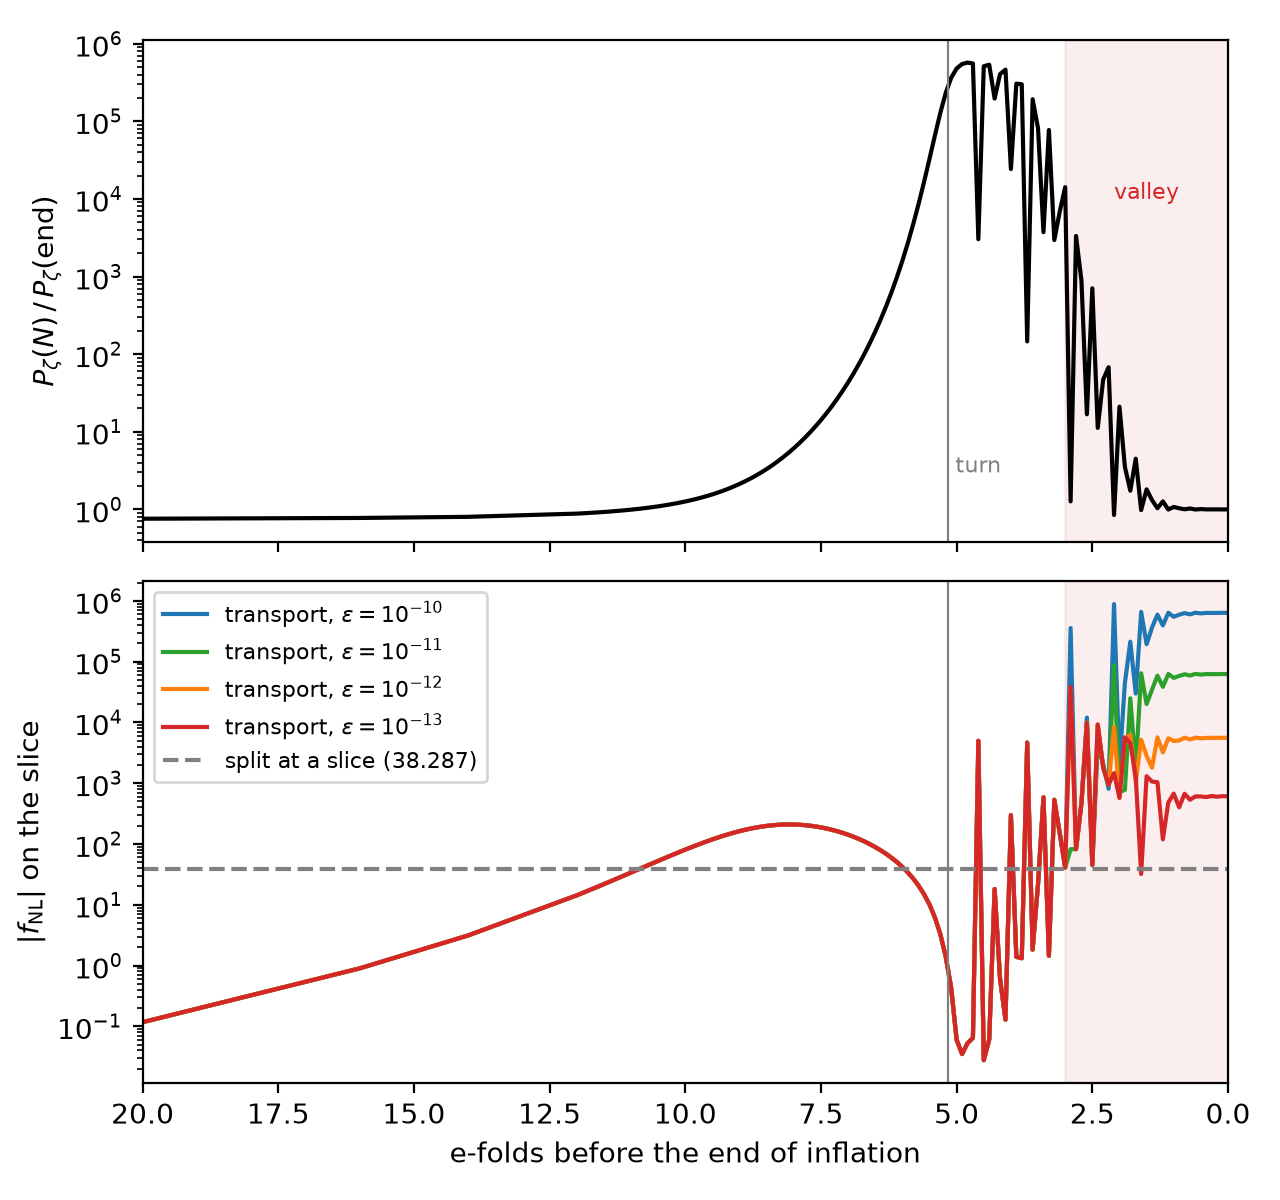

Here is the Python script that generated this plot:
# /// script
# requires-python = ">=3.11"
# dependencies = [
#   "matplotlib>=3.10,<4",
#   "numpy>=2,<3",
# ]
# ///
"""Where the transport f_NL of KMS trajectory 2 loses precision.

Run from the repository root:

    uv run notes/overview/kms_transport_precision.py

It reads ``kms_transport_precision.csv`` next to this script, written by

    cargo run --release --example kms_transport_probe -- transport 1 \
        1e-10,1e-11,1e-12,1e-13 <slices>

(the slices are 20, 16, 14, then 12 to 0.1 in steps of 0.1, then 0.05 and
0.01 e-folds before the end), and writes ``kms_transport_precision.{pdf,png}``.
"""

from pathlib import Path

import matplotlib

matplotlib.use("Agg")

import matplotlib.pyplot as plt
import numpy as np

HERE = Path(__file__).resolve().parent
# The first maximum of the turn rate, 5.15 e-folds before the end
# (docs/general-nonminimal-inflation.md, Results).
TURN = 5.15
# The split at a slice with the adjoint response, background tolerance
# extrapolated to zero (issue #67, appendix F of the note).
DELTA_N = 38.287
COLORS = {1e-10: "tab:blue", 1e-11: "tab:green", 1e-12: "tab:orange", 1e-13: "tab:red"}


def main():
    data = np.genfromtxt(HERE / "kms_transport_precision.csv", delimiter=",", names=True)
    fig, (top, bottom) = plt.subplots(2, 1, figsize=(6.4, 6.0), sharex=True)

    finest = data[data["tol"] == 1e-13]
    final = finest["p_zeta"][np.argmin(finest["before_end"])]
    top.semilogy(finest["before_end"], finest["p_zeta"] / final, color="black")
    top.set_ylabel(r"$P_\zeta(N)\,/\,P_\zeta(\mathrm{end})$")

    for tol, color in COLORS.items():
        rows = data[data["tol"] == tol]
        exponent = int(round(np.log10(tol)))
        bottom.semilogy(
            rows["before_end"],
            np.abs(rows["f_nl"]),
            color=color,
            label=rf"transport, $\varepsilon=10^{{{exponent}}}$",
        )
    bottom.axhline(DELTA_N, color="gray", ls="--", label=r"split at a slice (38.287)")
    bottom.set_ylabel(r"$|f_{\mathrm{NL}}|$ on the slice")
    bottom.set_xlabel("e-folds before the end of inflation")
    bottom.legend(fontsize=8, loc="upper left")

    for axis in (top, bottom):
        axis.axvline(TURN, color="gray", lw=0.8)
        axis.axvspan(3.0, 0.0, color="tab:red", alpha=0.08)
        axis.set_xlim(20.0, 0.0)
    top.text(TURN, 3e0, " turn", color="gray", fontsize=8)
    top.text(1.5, 1e4, "valley", color="tab:red", fontsize=8, ha="center")

    fig.tight_layout()
    for suffix in ("pdf", "png"):
        fig.savefig(HERE / f"kms_transport_precision.{suffix}", dpi=200)


if __name__ == "__main__":
    main()
